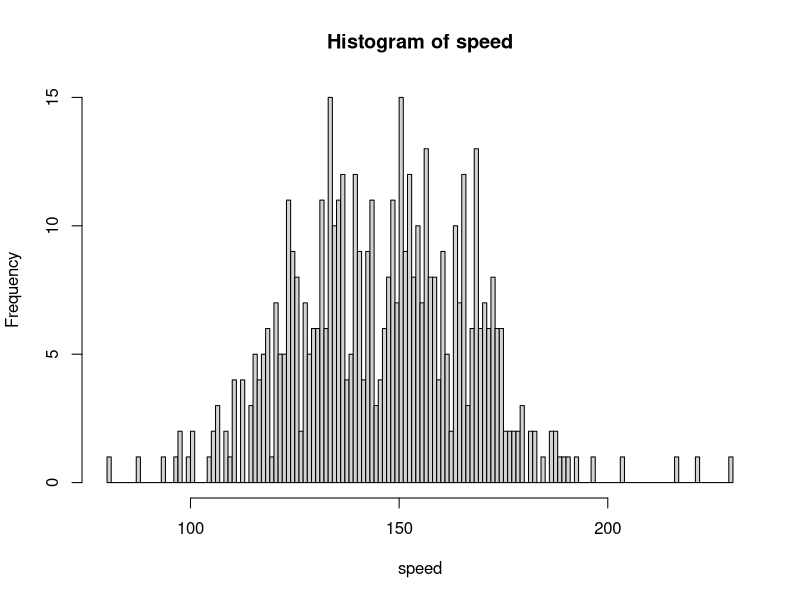
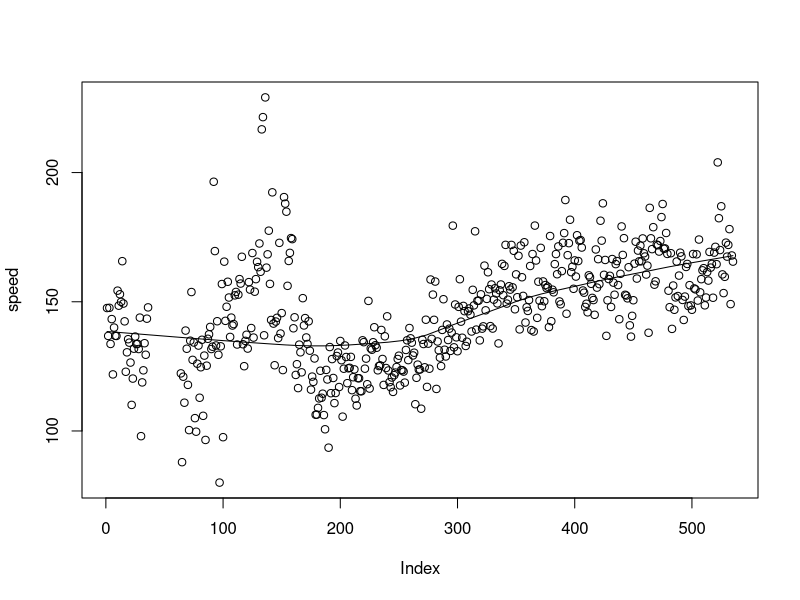
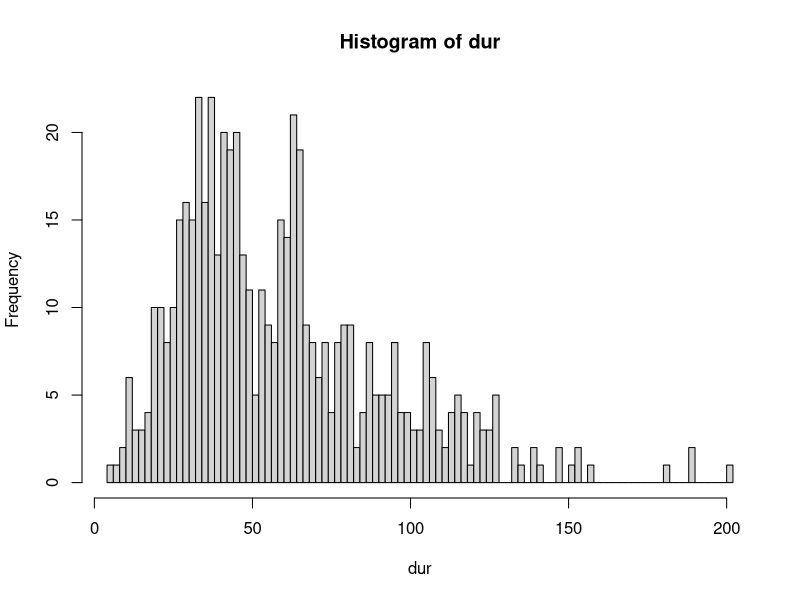

The R script that drew these images, in order:
# The script is to show some statistics of reading, such as speed etc

# Load data
setwd("//rubber/LearnReading"); 

d<-read.csv("reading-speed-time-log.csv", sep="\t", header=T)
d

summary(d)
speedOrig <- d$Words/d$ReadDurM

# reading speed
speed <- speedOrig[is.finite(speedOrig)] # remove Inf

# remove outliers
expectMaxSpeed <- mean(speed)+4*sd(speed)
#speed <- speedOrig; # keep outliers
speed <- speedOrig[speedOrig < expectMaxSpeed]
speed

# Show some graphics

# reading speed
summary(speed)
hist(speed, breaks=120)
scatter.smooth(speed)

# duration of reading per one sitting
dur <- d$ReadDurM
dur <- dur[is.finite(dur)] # remove Inv
summary(dur)
hist(dur, breaks=120)
